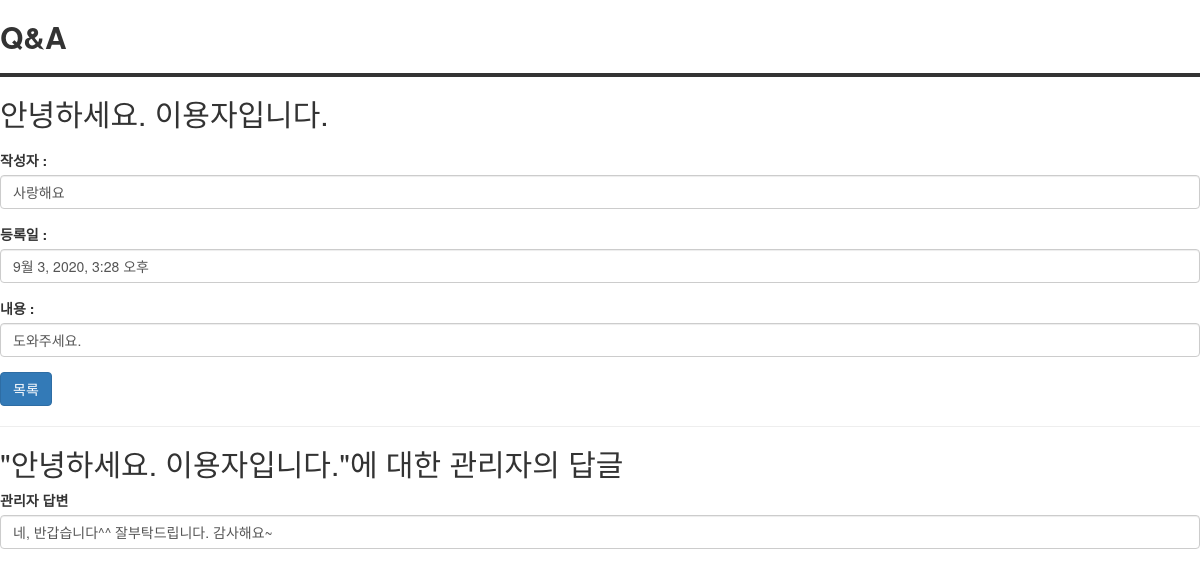
The app's page /qnaapp/qnadetail/17 (signed in) with its own data.
### qnaapp/models.py (models this page shows)
class Qnaboard(models.Model):
    qnawriter = models.ForeignKey('Users', db_column='userEmail', blank=False, null=False, on_delete=models.CASCADE)
    title = models.CharField(max_length=20)
    nickName = models.CharField(max_length=20)
    content = models.TextField()
    created_at = models.DateTimeField(auto_now_add=True)
    admin_content = models.TextField()

### qnaapp/views.py (the view)
# urls.py: path("qnadetail/<int:pk>", views.qnadetail, name="qnadetail"),
def qnadetail(request, pk):
    qnaboard = Qnaboard.objects.get(pk=pk)
    context = {"qnaboard": qnaboard,
               "useremail":request.session['user'],
                }
    return render(request, 'qnadetail.html', context)

### qnaapp/templates/qnadetail.html (shortened to what this page needs)
<!DOCTYPE html>
<html lang="en">
<head>
    <link rel="stylesheet" href="https://maxcdn.bootstrapcdn.com/bootstrap/3.4.1/css/bootstrap.min.css">
</head>
<body>
<h2><b>  Q&A  </b></h2>
        <hr style="border:solid 2px;">
        <h2>{{qnaboard.title}}</h2>
        <div class="form-group">
            <label>작성자 : </label>
            <div class="form-control">{{qnaboard.nickName}}</div>
        </div>
        <div class="form-group">
            <label>등록일 : </label>
            <div class="form-control">{{qnaboard.created_at}}</div>
        </div>
        <div class="form-group">
            <label>내용 : </label>
            <div class="form-control">{{qnaboard.content}}</div>
        </div>
    <button type="button" class="btn btn-primary" onclick="location.href='{% url 'qnaread' %}'">목록</button>
        <hr style="2px;">
        <p><h2>"{{qnaboard.title}}"에 대한 관리자의 답글</h2></p>
    {% if "admin@naver.com" == useremail %}
    <div id="target">
        <div>
                <br>
        <button id="head" aria-selected="false" type="button" class="btn btn-primary">답장(관리자 전용)</button>
            <div class="content" style="display:none">
                <form method="post" action="{% url 'admin_answer' qnaboard.pk %}">
                    {% csrf_token %}
                    <br>
                    <div>
                    <label>관리자 답변</label>
                    <textarea style="margin-top:5px" name="admin_content" class="form-control" name="content" cols="30" rows="5" placeholder="내용을 작성해 주세요."></textarea><br>
                    </div>
                    <button type="submit" class="btn btn-primary" value="Submit">등록</button>
                </form>
            </div>
        </div>
    </div>
    {% else %}
    <form action="/qnaapp/qnadetail/{{qnaboard.id}}/">
        <div class="form-group">
                <label>관리자 답변</label>
                <div class="form-control">{{qnaboard.admin_content}}</div>
        </div>
    </form>
    {% endif %}
</body>
</html>

### records on screen
Qnaboard: title "안녕하세요. 이용자입니다.", nickName "사랑해요", created_at "9월 3, 2020, 3:28 오후", content "도와주세요.", admin_content "네, 반갑습니다^^ 잘부탁드립니다. 감사해요~"
